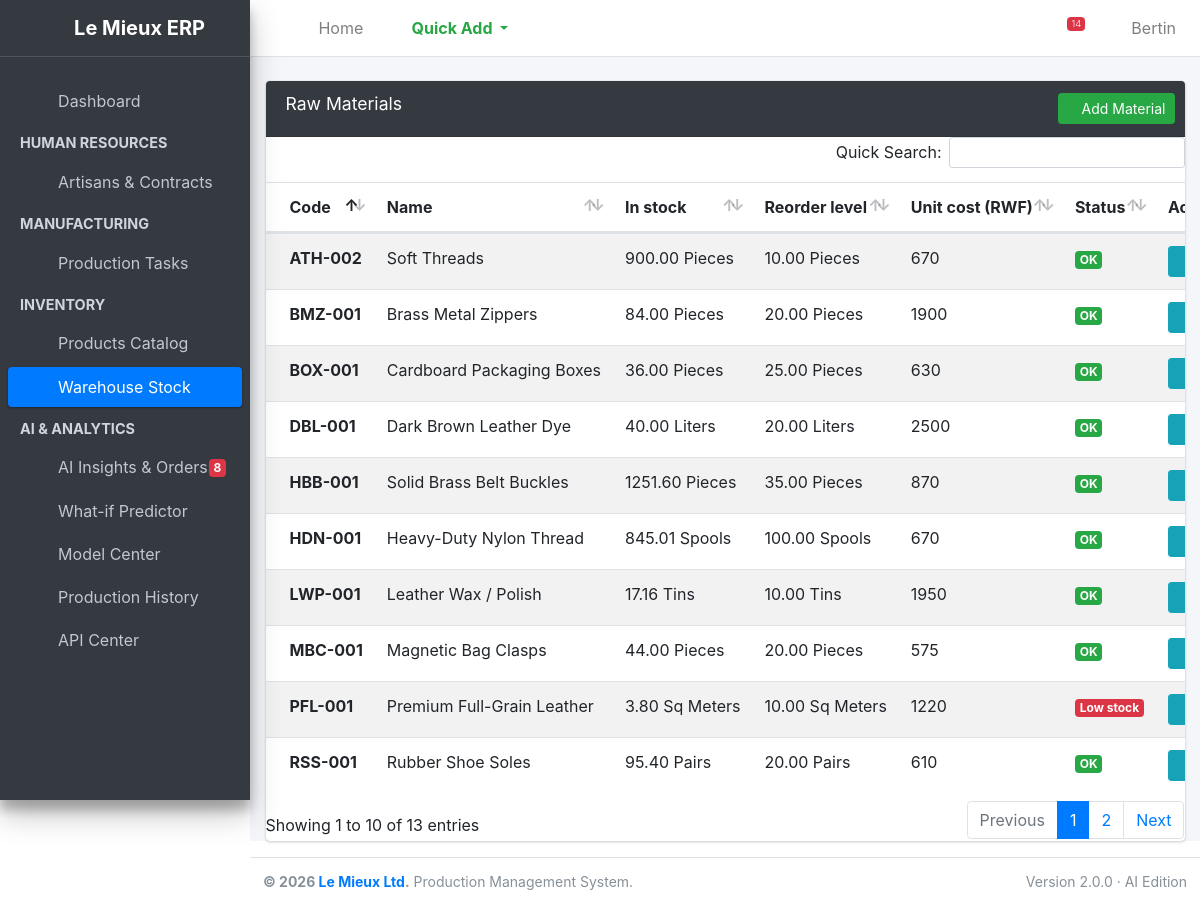
/inventory/materials/ (signed in), run on the app's committed database.
### inventory/models.py (models this page shows, shortened)
class RawMaterial(models.Model):
    code = models.CharField(max_length=20, unique=True, help_text="e.g., RM-001")
    name = models.CharField(max_length=100, help_text="e.g., Full Grain Leather")
    unit = models.CharField(max_length=20, help_text="e.g., Sq Meters, Pieces, Spools")
    quantity_in_stock = models.DecimalField(max_digits=10, decimal_places=2, default=0,
                                            validators=[MinValueValidator(0)])
    reorder_level = models.DecimalField(max_digits=10, decimal_places=2, default=0)
    unit_cost = models.DecimalField(max_digits=10, decimal_places=0, help_text="Cost in RWF")

### inventory/views.py (the view)
# urls.py: path('materials/', views.material_list, name='material_list'),
@login_required
def material_list(request):
    materials = RawMaterial.objects.all()
    return render(request, 'inventory/material_list.html', {'materials': materials})

### production/models.py (called while the page is built)
    @property
    def is_overdue(self):
        if self.due_date and self.status != 'Completed':
            return self.due_date < datetime.date.today()
        return False

### inventory/templates/inventory/material_list.html (shortened to what this page needs)
{% extends 'base.html' %}
{% load static %}
{% block content %}
<div class="card">
    <div class="card-header bg-dark text-white">
        <h3 class="card-title">Raw Materials</h3>
        <div class="card-tools">
            {% if request.user.is_staff %}
                <a href="{% url 'inventory:material_create' %}" class="btn btn-success btn-sm"><i class="fas fa-plus"></i> Add Material</a>
            {% endif %}
        </div>
    </div>
    <div class="card-body p-0 table-responsive">
        <table class="table table-striped text-nowrap">
            <thead>
                <tr>
                    <th>Code</th>
                    <th>Name</th>
                    <th>In stock</th>
                    <th>Reorder level</th>
                    <th>Unit cost (RWF)</th>
                    <th>Status</th>
                    <th>Actions</th>
                </tr>
            </thead>
            <tbody>
                {% for item in materials %}
                <tr>
                    <td><strong>{{ item.code }}</strong></td>
                    <td>{{ item.name }}</td>
                    <td>{{ item.quantity_in_stock }} {{ item.unit }}</td>
                    <td>{{ item.reorder_level }} {{ item.unit }}</td>
                    <td>{{ item.unit_cost }}</td>
                    <td>
                        {% if item.quantity_in_stock <= item.reorder_level %}
                            <span class="badge badge-danger">Low stock</span>
                        {% else %}
                            <span class="badge badge-success">OK</span>
                        {% endif %}
                    </td>
                    <td>
                        {% url 'inventory:material_detail' item.pk as view_url %}
                        {% url 'inventory:material_update' item.pk as edit_url %}
                        {% url 'inventory:material_delete' item.pk as delete_url %}
                        {% include 'actions.html' %}
                    </td>
                </tr>
                {% empty %}
                <tr>
                    <td colspan="7" class="text-center py-4 text-muted">No raw materials found in warehouse stock.</td>
                </tr>
                {% endfor %}
            </tbody>
        </table>
    </div>
</div>
{% endblock %}
{% block extra_css %}
    <link rel="stylesheet" href="{% static 'plugins/datatables-bs4/css/dataTables.bootstrap4.min.css' %}">
{% endblock %}

### templates/base.html (shortened to what this page needs)
{% load static %}
<!DOCTYPE html>
<html lang="en">
<head>
    <link rel="stylesheet" href="{% static 'plugins/fontawesome-free/css/all.min.css' %}">
    <link rel="stylesheet" href="{% static 'dist/css/adminlte.min.css' %}">
    <link rel="stylesheet" href="{% static 'analytics/analytics.css' %}">
    {% block extra_css %}{% endblock %}
</head>
<body class="hold-transition sidebar-mini layout-fixed">
<div class="wrapper">
    <nav class="main-header navbar navbar-expand navbar-white navbar-light">
        <ul class="navbar-nav">
            <li class="nav-item">
                <a class="nav-link" data-widget="pushmenu" href="#" role="button"><i class="fas fa-bars"></i></a>
            </li>
            <li class="nav-item d-none d-sm-inline-block">
                <a href="/" class="nav-link">Home</a>
            </li>
            {% if request.user.is_staff %}
            <li class="nav-item dropdown">
                <a id="dropdownSubMenu1" href="#" data-toggle="dropdown" aria-haspopup="true" aria-expanded="false" class="nav-link dropdown-toggle text-success font-weight-bold">
                    <i class="fas fa-plus-circle"></i> Quick Add
                </a>
            </li>
            {% endif %}
        </ul>
        <ul class="navbar-nav ml-auto">
            <li class="nav-item">
                <a class="nav-link" id="darkModeToggle" href="#" role="button" title="Toggle Dark Mode">
                    <i class="fas fa-moon"></i>
                </a>
            </li>
            <li class="nav-item">
                <a class="nav-link" data-widget="fullscreen" href="#" role="button" title="Fullscreen">
                    <i class="fas fa-expand-arrows-alt"></i>
                </a>
            </li>
            <li class="nav-item dropdown">
                <a class="nav-link" data-toggle="dropdown" href="#" title="System Alerts">
                    {% if nav_alerts.total %}<span class="badge badge-danger navbar-badge">{{ nav_alerts.total }}</span>{% endif %}
                </a>
            </li>
            <li class="nav-item dropdown user-menu">
                <a href="#" class="nav-link dropdown-toggle" data-toggle="dropdown">
                    <i class="fas fa-user-circle fa-lg text-secondary"></i>
                    <span class="d-none d-md-inline ml-1">{{ request.user.username|title }}</span>
                </a>
            </li>
        </ul>
    </nav>
    <aside class="main-sidebar sidebar-dark-primary elevation-4">
        <a href="/" class="brand-link text-center">
            <i class="fas fa-industry text-success mr-2"></i>
            <span class="brand-text font-weight-bold">Le Mieux ERP</span>
        </a>
        <div class="sidebar">
            <nav class="mt-4">
                <ul class="nav nav-pills nav-sidebar flex-column" data-widget="treeview" role="menu" data-accordion="false">
                    <li class="nav-item">
                        <a href="/" class="nav-link">
                            <i class="nav-icon fas fa-sliders-h"></i>
                            <p>Dashboard</p>
                        </a>
                    </li>
                    {% if request.user.is_staff %}
                        <li class="nav-header"><strong>HUMAN RESOURCES</strong></li>
                        <li class="nav-item">
                            <a href="{% url 'employees:employee_list' %}" class="nav-link">
                                <i class="nav-icon fas fa-user-friends"></i>
                                <p>Artisans & Contracts</p>
                            </a>
                        </li>
                    {% endif %}
                    <li class="nav-header"><strong>MANUFACTURING</strong></li>
                    <li class="nav-item">
                        <a href="{% url 'production:task_list' %}" class="nav-link">
                            <i class="nav-icon fas fa-clipboard-list"></i>
                            <p>Production Tasks</p>
                        </a>
                    </li>
                    <li class="nav-header"><strong>INVENTORY</strong></li>
                    <li class="nav-item">
                        <a href="{% url 'inventory:product_list' %}" class="nav-link">
                            <i class="nav-icon fas fa-boxes"></i>
                            <p>Products Catalog</p>
                        </a>
                    </li>
                    <li class="nav-item">
                        <a href="{% url 'inventory:material_list' %}" class="nav-link">
                            <i class="nav-icon fas fa-boxes"></i>
                            <p>Warehouse Stock</p>
                        </a>
                    </li>
                    <li class="nav-header"><strong>AI &amp; ANALYTICS</strong></li>
                    <li class="nav-item">
                        <a href="{% url 'analytics:insights' %}" class="nav-link">
                            <i class="nav-icon fas fa-cubes"></i>
                            <p> AI Insights &amp; Orders
                                {% if nav_alerts.high_risk_orders %}<span class="badge badge-danger right">{{ nav_alerts.high_risk_orders }}</span>{% endif %}
                            </p>
                        </a>
                    </li>
                    <li class="nav-item">
                        <a href="{% url 'analytics:predictor' %}" class="nav-link">
                            <i class="nav-icon fas fa-cubes"></i>
                            <p>What-if Predictor</p>
                        </a>
                    </li>
                    <li class="nav-item">
                        <a href="{% url 'analytics:model_center' %}" class="nav-link">
                            <i class="nav-icon fas fa-cubes"></i>
                            <p>Model Center</p>
                        </a>
                    </li>
                    <li class="nav-item">
                        <a href="{% url 'analytics:history' %}" class="nav-link">
                            <i class="nav-icon fas fa-cubes"></i>
                            <p>Production History</p>
                        </a>
                    </li>
                    <li class="nav-item">
                        <a href="{% url 'analytics:api_center' %}" class="nav-link">
                            <i class="nav-icon fas fa-cubes"></i>
                            <p>API Center</p>
                        </a>
                    </li>
                </ul>
            </nav>
        </div>
    </aside>
    <div class="content-wrapper">
        <section class="content pt-4">
            <div class="container-fluid">
                {% block content %}
                {% endblock %}
            </div>
        </section>
    </div>
    <footer class="main-footer text-sm">
        <div class="float-right d-none d-sm-inline">
            Version 2.0.0 &middot; AI Edition
        </div>
        <strong>&copy; 2026 <a href="#">Le Mieux Ltd</a>.</strong> Production Management System.
    </footer>
</div>
</body>
</html>

### templates/actions.html (shortened to what this page needs)
<div class="btn-group btn-group-sm">
    <a href="{{ view_url }}" class="btn btn-info" title="View Details">
        <i class="fas fa-eye"></i> View
    </a>
</div>

### analytics/static/analytics/analytics.css (style rules this page uses)
.layout-fixed .main-sidebar .sidebar { overflow-y: auto; }

### data on the page
RawMaterial: code "ATH-002", name "Soft Threads", quantity_in_stock "900.00", unit "Pieces", reorder_level "10.00", unit_cost "670", shows "OK"
RawMaterial: code "PFL-001", name "Premium Full-Grain Leather", quantity_in_stock "3.80", unit "Sq Meters", reorder_level "10.00", unit_cost "1220", shows "Low stock"
RawMaterial: code "HDN-001", name "Heavy-Duty Nylon Thread", quantity_in_stock "845.01", unit "Spools", reorder_level "100.00", unit_cost "670", shows "OK"
RawMaterial: code "HBB-001", name "Solid Brass Belt Buckles", quantity_in_stock "1251.60", unit "Pieces", reorder_level "35.00", unit_cost "870", shows "OK"
RawMaterial: code "BMZ-001", name "Brass Metal Zippers", quantity_in_stock "84.00", unit "Pieces", reorder_level "20.00", unit_cost "1900", shows "OK"
RawMaterial: code "RSS-001", name "Rubber Shoe Soles", quantity_in_stock "95.40", unit "Pairs", reorder_level "20.00", unit_cost "610", shows "OK"
RawMaterial: code "MBC-001", name "Magnetic Bag Clasps", quantity_in_stock "44.00", unit "Pieces", reorder_level "20.00", unit_cost "575", shows "OK"
RawMaterial: code "DBL-001", name "Dark Brown Leather Dye", quantity_in_stock "40.00", unit "Liters", reorder_level "20.00", unit_cost "2500", shows "OK"
RawMaterial: code "LWP-001", name "Leather Wax / Polish", quantity_in_stock "17.16", unit "Tins", reorder_level "10.00", unit_cost "1950", shows "OK"
RawMaterial: code "BOX-001", name "Cardboard Packaging Boxes", quantity_in_stock "36.00", unit "Pieces", reorder_level "25.00", unit_cost "630", shows "OK"

### other printed values
{{ nav_alerts.total }} "14"
{{ request.user.username|title }} "Bertin"
{{ nav_alerts.high_risk_orders }} "8"
